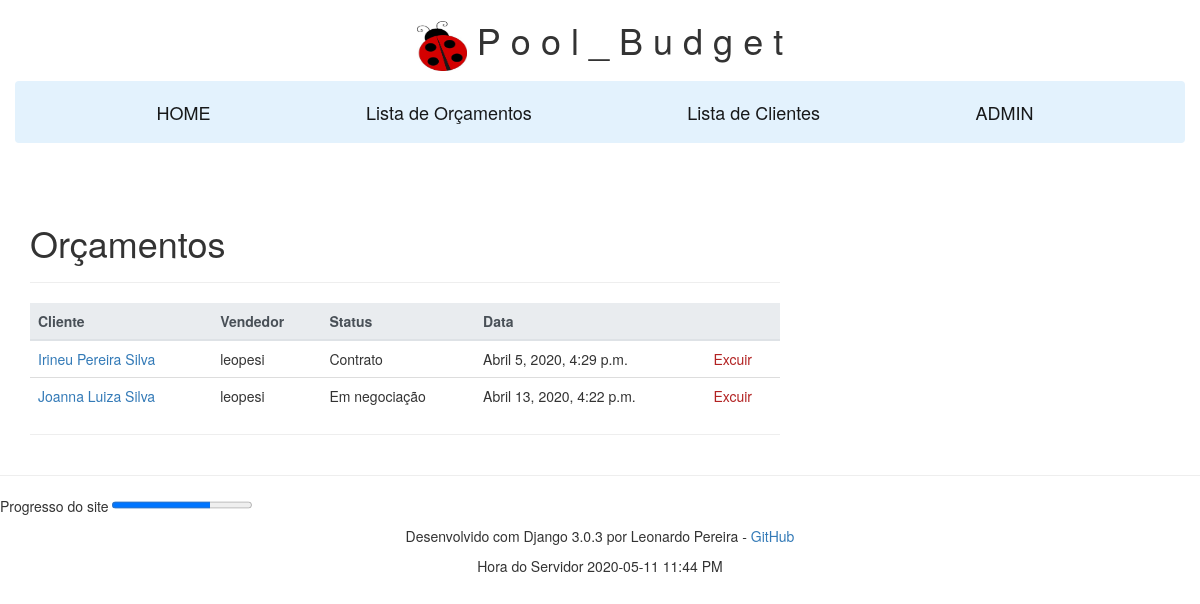
The app's page /orcamento, older data.
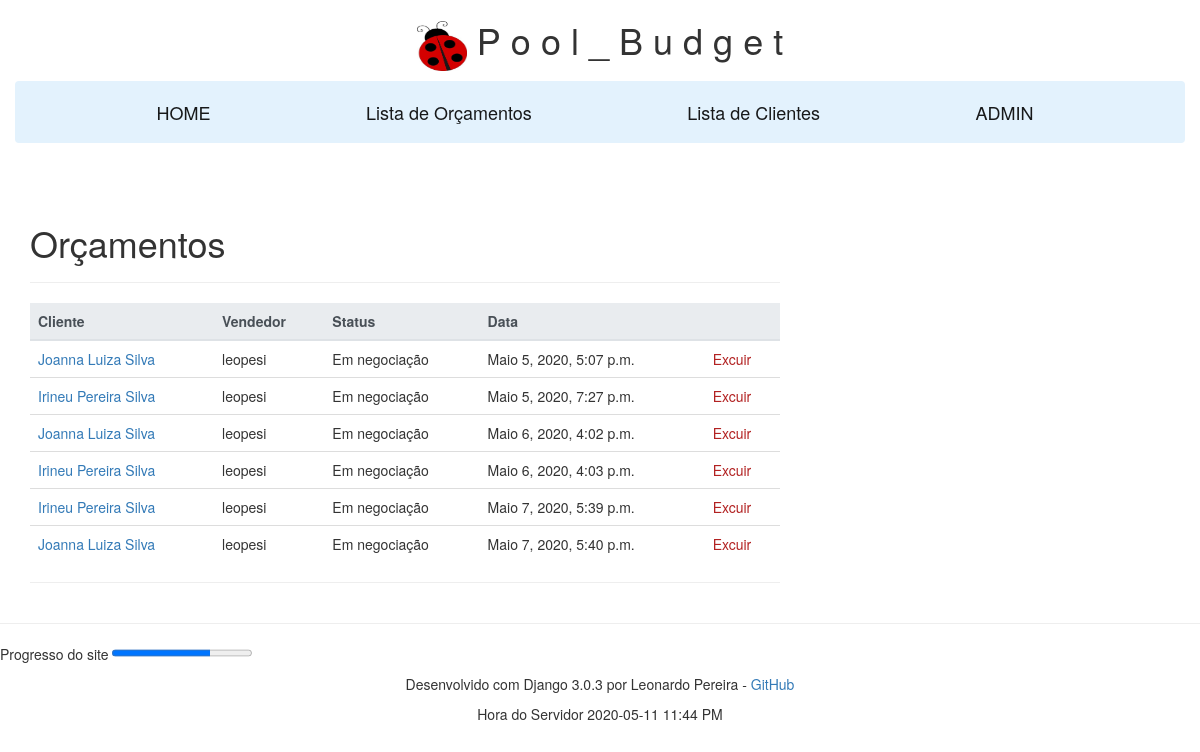
The same page, newer data.
### front/models.py (models this page shows, shortened)
class DimensaoModel(models.Model):
    cliente = models.ForeignKey(ClienteModel, on_delete=models.SET_NULL, null=True)
    usuario = models.ForeignKey(User, on_delete=models.SET_NULL, null=True)
    """INPUT da piscina."""
    comprimento = models.FloatField(max_length=3, null=False, blank=False, help_text='Ex. 8.00', default=0)
    largura = models.FloatField(max_length=5, null=False, blank=False, help_text='Ex. 4.00', default=0)
    prof_inicial = models.FloatField(max_length=5)
    prof_final = models.FloatField(max_length=3, null=False, blank=False, help_text='Ex. 1.40', default=0)
    largura_calcada = models.FloatField(max_length=3, null=False, blank=True, default= 1, help_text='Ex. 1.00')
    espessura = models.CharField(max_length=3)
    fornecedor = models.CharField(max_length=8)
    '''DIMENSÕES'''
    produto = models.CharField(max_length=25, null=False, blank=False, default= 0)
    preco = models.CharField(max_length=25, null=False, blank=False, default= 0)
    profundidade_media = models.CharField(max_length=25)
    area_calcada = models.CharField(max_length=25)
    perimetro = models.CharField(max_length=25)
    m2_facial = models.CharField(max_length=25)
    m2_parede = models.CharField(max_length=25)
    m2_total = models.CharField(max_length=25)
    m3_total = models.CharField(max_length=25)
    m3_real = models.CharField(max_length=25)
    """CONJUNTO FILTRANTE"""
    filtro = models.CharField(max_length=30)
    motobomba = models.CharField(max_length=30)
    tampa_casa_maquinas = models.CharField(max_length=30)
    sacos_areia = models.CharField(max_length=30)
    """REVESTIMENTO"""
    vinil_m2 = models.CharField(max_length=25)
    isomanta_m2 = models.CharField(max_length=25)
    perfil_fixo_m = models.CharField(max_length=25)
    """MÃO DE OBRA"""
    escavacao = models.CharField(max_length=30, default= 0)
    construcao = models.CharField(max_length=30, default= 0)
    contra_piso = models.CharField(max_length=30, default= 0)
    remocao_terra = models.CharField(max_length=30, default= 0)
    instalacao_vinil = models.CharField(max_length=30, default= 0)
    BUDGET_STATUS = (('Em negociação', 'Em negociação'), ('Contrato', 'Contrato'), ('Encerrado', 'Encerrado'),)
    status = models.CharField(max_length=15, choices=BUDGET_STATUS, blank=True, default='Em negociação', help_text='Status do Orçamento',)
    data = models.DateTimeField(blank=True, null=True)
    def get_absolute_url(self):
        return reverse('orcamento-id', args=[str(self.id)])

class ClienteModel(models.Model):
    nome = models.CharField(max_length=30)
    sobrenome = models.CharField(max_length=30)
    estado = models.CharField(max_length=15, blank=True)
    cidade = models.CharField(max_length=20, blank=True)
    bairro = models.CharField(max_length=20, blank=True)
    rua = models.CharField(max_length=100, blank=True)
    numero_casa = models.CharField(max_length=6, blank=True)
    cep = models.CharField(max_length=20, blank=True)
    telefone= models.IntegerField(max_length=15, blank=True)
    email = models.EmailField(max_length = 50, blank=True, help_text='Ex. clinte@gmail.com')
    @property
    def nome_completo(self):
        return self.nome + ' ' + self.sobrenome
    class Meta:
        ordering = ['nome', 'sobrenome']

### front/views.py (the view, shortened to what this page needs)
# urls.py: path('orcamento', views.OrcamentoListView.as_view(), name='orcamento'),
class OrcamentoListView(generic.ListView):
    model = DimensaoModel
    paginate_by = 30 #Exibe uma lista de no máximo 10 itens por vez
    context_object_name = 'lista_orcamento' #Nome do objeto
    template_name = 'front/orcamento_list.html' #Nome e caminho do template

### front/templatetags/my_tags.py (called while the page is built)
@register.simple_tag
def current_time(format_string):
    return datetime.now().strftime(format_string)

### front/templates/front/orcamento_list.html
{% extends "base_generic.html" %}
{% block content %}
<br>
<br>
<h1>Orçamentos</h1>
<hr>
{% if lista_orcamento %}
    <table class="table">
      <thead class="thead-light">
      <tr>
        <th scope="col">Cliente</th>
        <th scope="col">Vendedor</th>
        <th scope="col">Status</th>
        <th scope="col">Data</th>
        <th></th>
      </tr>
      </thead>
      {% for orcamento in lista_orcamento %}
      <tr>
        <td><a href="{{ orcamento.get_absolute_url }}">{{ orcamento.cliente.nome_completo }}</a></td>
        <td>{{ orcamento.usuario }}</td>
        <td>{{ orcamento.status }}</td>
        <td>{{ orcamento.data }}</td>
        <td><a href="{% url 'orcamento_delete' orcamento.pk %}"><font color="FireBrick">Excuir</font></a></td>
      </tr>
      {% endfor %}
    </table>
{% else %}
  <p>There are no authors available.</p>
{% endif %}
<hr>
{% endblock %}

Row changes from the older to the newer data that the page shows:
removed DimensaoModel: cliente.nome_completo "Irineu Pereira Silva", usuario "leopesi", status "Contrato", data "Abril 5, 2020, 4:29 p.m."
removed DimensaoModel: cliente.nome_completo "Joanna Luiza Silva", usuario "leopesi", status "Em negociação", data "Abril 13, 2020, 4:22 p.m."
added DimensaoModel: cliente.nome_completo "Joanna Luiza Silva", usuario "leopesi", status "Em negociação", data "Maio 5, 2020, 5:07 p.m."
added DimensaoModel: cliente.nome_completo "Irineu Pereira Silva", usuario "leopesi", status "Em negociação", data "Maio 5, 2020, 7:27 p.m."
added DimensaoModel: cliente.nome_completo "Joanna Luiza Silva", usuario "leopesi", status "Em negociação", data "Maio 6, 2020, 4:02 p.m."
added DimensaoModel: cliente.nome_completo "Irineu Pereira Silva", usuario "leopesi", status "Em negociação", data "Maio 6, 2020, 4:03 p.m."
added DimensaoModel: cliente.nome_completo "Irineu Pereira Silva", usuario "leopesi", status "Em negociação", data "Maio 7, 2020, 5:39 p.m."
added DimensaoModel: cliente.nome_completo "Joanna Luiza Silva", usuario "leopesi", status "Em negociação", data "Maio 7, 2020, 5:40 p.m."
